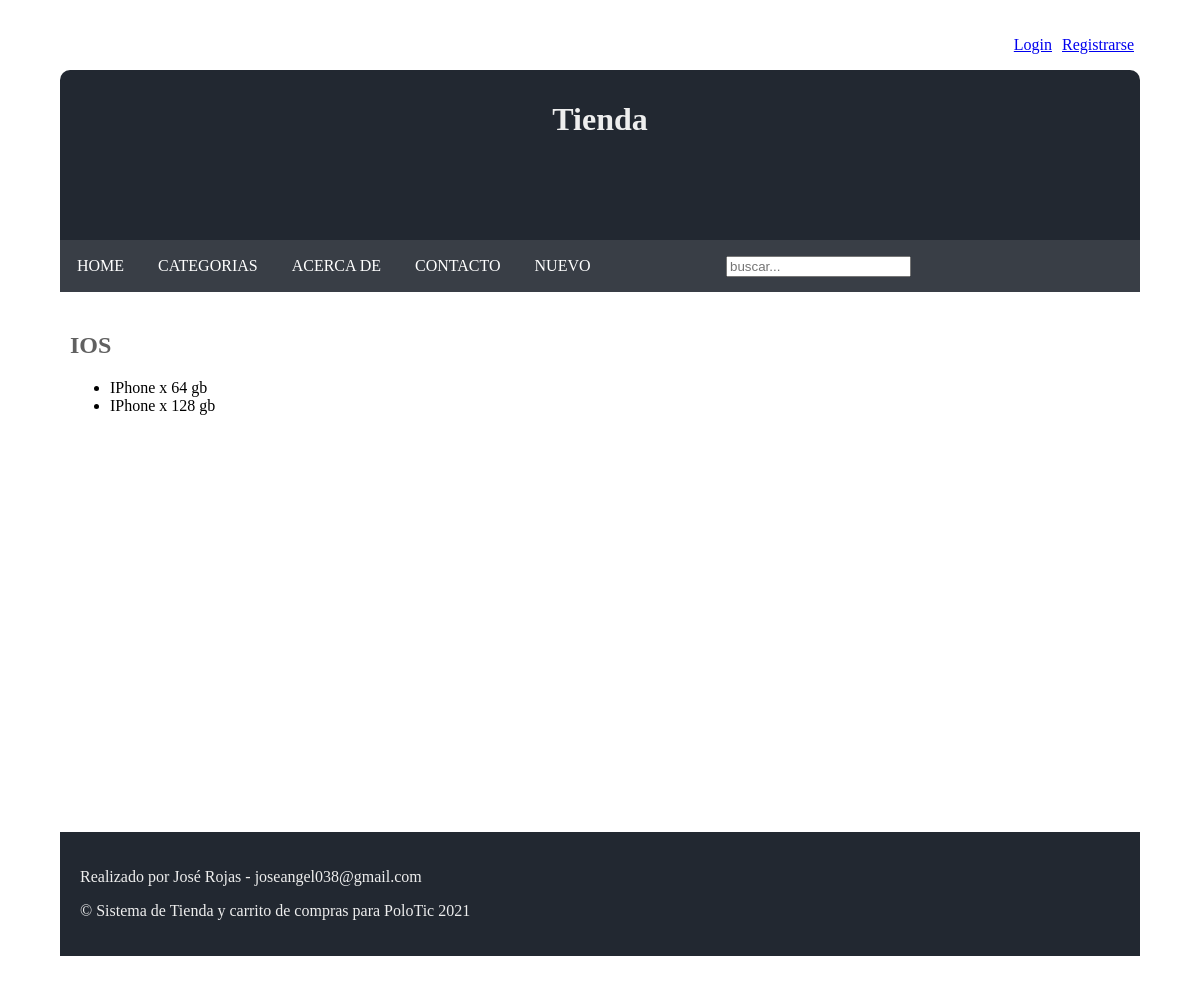
The app's page /categorias/IOS, older data.
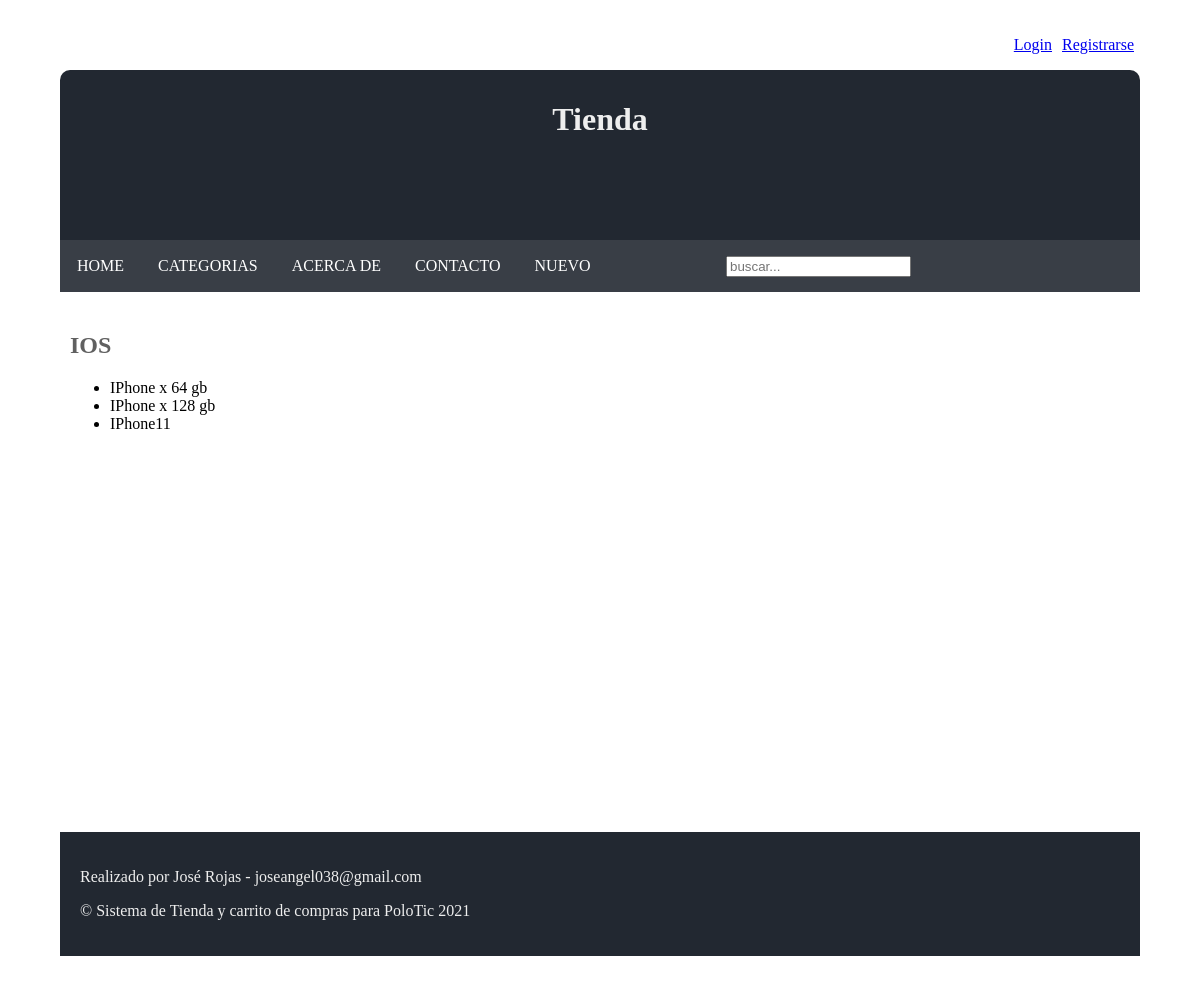
The same page, newer data.
### AppTienda/models.py (models this page shows, shortened)
class Producto(models.Model):
    titulo= models.CharField(max_length=50)
    imagen = models.ImageField(upload_to="AppTienda", null=True, blank=True)
    descripcion=models.CharField(max_length=150)
    precio = models.FloatField()
    categoria=models.ForeignKey(CategoriaProd, on_delete=models.CASCADE)
    class Meta:
        verbose_name="Producto"
        verbose_name_plural="Productos"

### AppTienda/views.py (the view)
# urls.py: path('categorias/<str:categoria>', views.categoria, name="b_categoria"),
def categoria(request,categoria):
    cat = CategoriaProd.objects.get(nombre=categoria)
    productos= Producto.objects.filter(categoria=cat.id)
    return render(request, "AppTienda/categoria.html", {"productos": productos, "categoria": cat})

### AppTienda/templates/AppTienda/categoria.html (shortened to what this page needs)
{% extends 'AppTienda/base.html' %}
{% load static %}
{% block content %}
<h1>{{ categoria.nombre }}</h1>
<ul>
{% for producto in productos %}
    <li> {{ producto.titulo }} </li>
{% empty %}
    <p>Nada que mostrar</p>
{% endfor %}
</ul>
{% endblock content %}

Row changes from the older to the newer data that the page shows:
added Producto: titulo "IPhone11"
